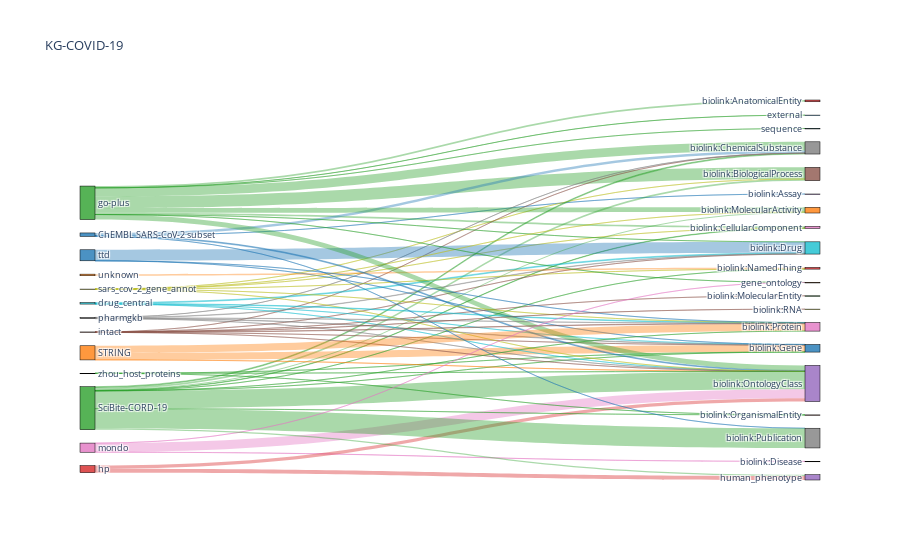

Here is the notebook cell this chart was saved with:
### Markdown cell above
## Sankey plot with just source and category

### Code cell
data = generate_sankey_json_s2c(stats)

opacity = 0.4
# change 'magenta' to its 'rgba' value to add opacity
data['data'][0]['node']['color'] = ['rgba(255,0,255, 0.8)' if color == "magenta" else color for color in data['data'][0]['node']['color']]
data['data'][0]['link']['color'] = [data['data'][0]['node']['color'][src].replace("0.8", str(opacity)) for src in data['data'][0]['link']['source']]

fig = go.Figure(data=[go.Sankey(
    # Define nodes
    node = dict(
      pad = 35,
      thickness = 15,
      line = dict(color = "black", width = 0.5),
      label =  data['data'][0]['node']['label'],
      color =  data['data'][0]['node']['color']
    ),
    # Add links
    link = dict(
      source =  data['data'][0]['link']['source'],
      target =  data['data'][0]['link']['target'],
      value =  data['data'][0]['link']['value'],
      label =  data['data'][0]['link']['label'],
      color =  data['data'][0]['link']['color']
))])

fig.update_layout(title_text="KG-COVID-19", font_size=9)
fig.show()

### Figure 1 — Plotly figure (JSON) as saved in the notebook; plotly's stock layout.template omitted (floating-point values rounded to 4 significant figures)
{"data": [{"link": {"color": ["rgba(44, 160, 44, 0.4)", "rgba(31, 119, 180, 0.4)", "rgba(44, 160, 44, 0.4)", "rgba(44, 160, 44, 0.4)", "rgba(188, 189, 34, 0.4)", "rgba(44, 160, 44, 0.4)", "rgba(44, 160, 44, 0.4)", "rgba(188, 189, 34, 0.4)", "rgba(31, 119, 180, 0.4)", "rgba(44, 160, 44, 0.4)", "rgba(44, 160, 44, 0.4)", "rgba(140, 86, 75, 0.4)", "rgba(127, 127, 127, 0.4)", "rgba(227, 119, 194, 0.4)", "rgba(23, 190, 207, 0.4)", "rgba(44, 160, 44, 0.4)", "rgba(140, 86, 75, 0.4)", "rgba(127, 127, 127, 0.4)", "rgba(31, 119, 180, 0.4)", "rgba(255, 127, 14, 0.4)", "rgba(44, 160, 44, 0.4)", "rgba(23, 190, 207, 0.4)", "rgba(140, 86, 75, 0.4)", "rgba(127, 127, 127, 0.4)", "rgba(31, 119, 180, 0.4)", "rgba(44, 160, 44, 0.4)", "rgba(44, 160, 44, 0.4)", "rgba(44, 160, 44, 0.4)", "rgba(188, 189, 34, 0.4)", "rgba(140, 86, 75, 0.4)", "rgba(44, 160, 44, 0.4)", "rgba(188, 189, 34, 0.4)", "rgba(255, 127, 14, 0.4)", "rgba(31, 119, 180, 0.4)", "rgba(255, 127, 14, 0.4)", "rgba(44, 160, 44, 0.4)", "rgba(23, 190, 207, 0.4)", "rgba(44, 160, 44, 0.4)", "rgba(214, 39, 40, 0.4)", "rgba(140, 86, 75, 0.4)", "rgba(227, 119, 194, 0.4)", "rgba(127, 127, 127, 0.4)", "rgba(188, 189, 34, 0.4)", "rgba(44, 160, 44, 0.4)", "rgba(44, 160, 44, 0.4)", "rgba(44, 160, 44, 0.4)", "rgba(255, 127, 14, 0.4)", "rgba(44, 160, 44, 0.4)", "rgba(23, 190, 207, 0.4)", "rgba(140, 86, 75, 0.4)", "rgba(127, 127, 127, 0.4)", "rgba(188, 189, 34, 0.4)", "rgba(31, 119, 180, 0.4)", "rgba(31, 119, 180, 0.4)", "rgba(44, 160, 44, 0.4)", "rgba(140, 86, 75, 0.4)", "rgba(44, 160, 44, 0.4)", "rgba(44, 160, 44, 0.4)", "rgba(227, 119, 194, 0.4)", "rgba(44, 160, 44, 0.4)", "rgba(214, 39, 40, 0.4)", "rgba(44, 160, 44, 0.4)"], "label": ["4656", "48", "4397", "30702", "53", "1198", "4454", "21", "6900", "2279", "22958", "4", "113", "289", "2211", "116", "13", "1112", "28870", "18178", "113", "348", "59", "1312", "55", "119", "2726", "12202", "36", "1", "227", "65", "4257", "2279", "1", "47133", "1", "13432", "8498", "33", "23886", "1", "82", "113", "1", "6", "19241", "35", "1542", "1151", "624", "32", "219", "8", "52097", "7", "87", "1", "1", "3542", "10384", "46"], "source": [22, 0, 2, 22, 28, 2, 22, 28, 0, 2, 22, 25, 27, 26, 19, 22, 25, 27, 30, 1, 2, 19, 25, 27, 30, 32, 2, 22, 28, 25, 2, 28, 31, 0, 1, 2, 19, 22, 23, 25, 26, 27, 28, 32, 2, 32, 1, 2, 19, 25, 27, 28, 30, 0, 2, 25, 22, 22, 26, 2, 23, 22], "target": [3, 4, 5, 5, 5, 6, 6, 6, 7, 7, 7, 7, 7, 8, 9, 9, 9, 9, 9, 10, 10, 10, 10, 10, 10, 10, 11, 11, 11, 12, 13, 13, 13, 14, 14, 14, 14, 14, 14, 14, 14, 14, 14, 14, 15, 15, 16, 16, 16, 16, 16, 16, 16, 17, 17, 18, 20, 21, 21, 24, 24, 29], "value": [4656, 48, 4397, 30702, 53, 1198, 4454, 21, 6900, 2279, 22958, 4, 113, 289, 2211, 116, 13, 1112, 28870, 18178, 113, 348, 59, 1312, 55, 119, 2726, 12202, 36, 1, 227, 65, 4257, 2279, 1, 47133, 1, 13432, 8498, 33, 23886, 1, 82, 113, 1, 6, 19241, 35, 1542, 1151, 624, 32, 219, 8, 52097, 7, 87, 1, 1, 3542, 10384, 46]}, "node": {"color": ["rgba(31, 119, 180, 0.8)", "rgba(255, 127, 14, 0.8)", "rgba(44, 160, 44, 0.8)", "rgba(214, 39, 40, 0.8)", "rgba(148, 103, 189, 0.8)", "rgba(140, 86, 75, 0.8)", "rgba(227, 119, 194, 0.8)", "rgba(127, 127, 127, 0.8)", "rgba(188, 189, 34, 0.8)", "rgba(23, 190, 207, 0.8)", "rgba(31, 119, 180, 0.8)", "rgba(255, 127, 14, 0.8)", "rgba(44, 160, 44, 0.8)", "rgba(214, 39, 40, 0.8)", "rgba(148, 103, 189, 0.8)", "rgba(140, 86, 75, 0.8)", "rgba(227, 119, 194, 0.8)", "rgba(127, 127, 127, 0.8)", "rgba(188, 189, 34, 0.8)", "rgba(23, 190, 207, 0.8)", "rgba(31, 119, 180, 0.8)", "rgba(255, 127, 14, 0.8)", "rgba(44, 160, 44, 0.8)", "rgba(214, 39, 40, 0.8)", "rgba(148, 103, 189, 0.8)", "rgba(140, 86, 75, 0.8)", "rgba(227, 119, 194, 0.8)", "rgba(127, 127, 127, 0.8)", "rgba(188, 189, 34, 0.8)", "rgba(23, 190, 207, 0.8)", "rgba(31, 119, 180, 0.8)", "rgba(255, 127, 14, 0.8)", "rgba(44, 160, 44, 0.8)", "rgba(214, 39, 40, 0.8)", "rgba(148, 103, 189, 0.8)", "rgba(255,0,255, 0.8)", "rgba(227, 119, 194, 0.8)", "rgba(127, 127, 127, 0.8)", "rgba(188, 189, 34, 0.8)", "rgba(23, 190, 207, 0.8)", "rgba(31, 119, 180, 0.8)", "rgba(255, 127, 14, 0.8)", "rgba(44, 160, 44, 0.8)", "rgba(214, 39, 40, 0.8)", "rgba(148, 103, 189, 0.8)", "rgba(140, 86, 75, 0.8)", "rgba(227, 119, 194, 0.8)", "rgba(127, 127, 127, 0.8)"], "label": ["ChEMBL SARS-CoV-2 subset", "STRING", "SciBite-CORD-19", "biolink:AnatomicalEntity", "biolink:Assay", "biolink:BiologicalProcess", "biolink:CellularComponent", "biolink:ChemicalSubstance", "biolink:Disease", "biolink:Drug", "biolink:Gene", "biolink:MolecularActivity", "biolink:MolecularEntity", "biolink:NamedThing", "biolink:OntologyClass", "biolink:OrganismalEntity", "biolink:Protein", "biolink:Publication", "biolink:RNA", "drug_central", "external", "gene_ontology", "go-plus", "hp", "human_phenotype", "intact", "mondo", "pharmgkb", "sars_cov_2_gene_annot", "sequence", "ttd", "unknown", "zhou_host_proteins"], "line": {"color": "black", "width": 0.5}, "pad": 35, "thickness": 15}, "type": "sankey"}], "layout": {"font": {"size": 9}, "title": {"text": "KG-COVID-19"}}}
